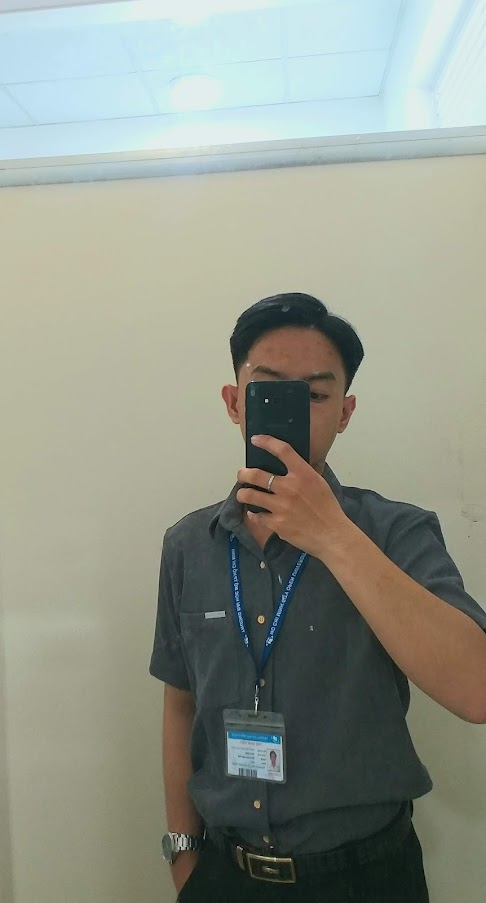
#> input picture DL/OpenCV/Module1/img/img1.jpg, 486 x 903 px, found by its file name
$ python 12.Backprojection.py
#> lines starting #> are read from the running program, lines starting #| are printed output that depends on the picture; after the words box and inside, x2 and y2 are one past the last pixel; in counts of white or black regions, pixels touching at a corner belong together
import numpy as np
import cv2 as cv


roi = cv.imread("D:/2-bai tap cua dev/PythonAI/AI/DL/OpenCV/Module1/img/img1.jpg")
#> roi is the input picture: shape (903, 486, 3); mean B, G, R 138, 149.9, 144.9
assert roi is not None, "file could not be read, check with os.path.exists()"
hsv = cv.cvtColor(roi, cv.COLOR_BGR2HSV)
#> hsv: shape (903, 486, 3); mean H, S, V 52.9, 46.2, 154.4


# calculating object histogram
roihist = cv.calcHist([hsv],[0, 1], None, [180, 256], [0, 180, 0, 256] )
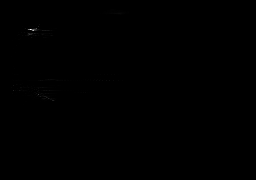
#> roihist: shape (180, 256) float32; min 0, max 19783, mean 9.5; drawn with min black and max white

# normalize histogram and apply backprojection
cv.normalize(roihist,roihist,0,255,cv.NORM_MINMAX)
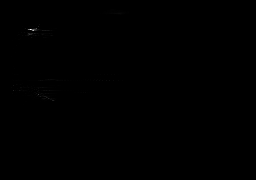
#> roihist: shape (180, 256) float32; 16.46% of pixels changed, all inside (x1, y1, x2, y2) = (0, 0, 256, 178)
dst = cv.calcBackProject([hsv],[0,1],roihist,[0,180,0,256],1)
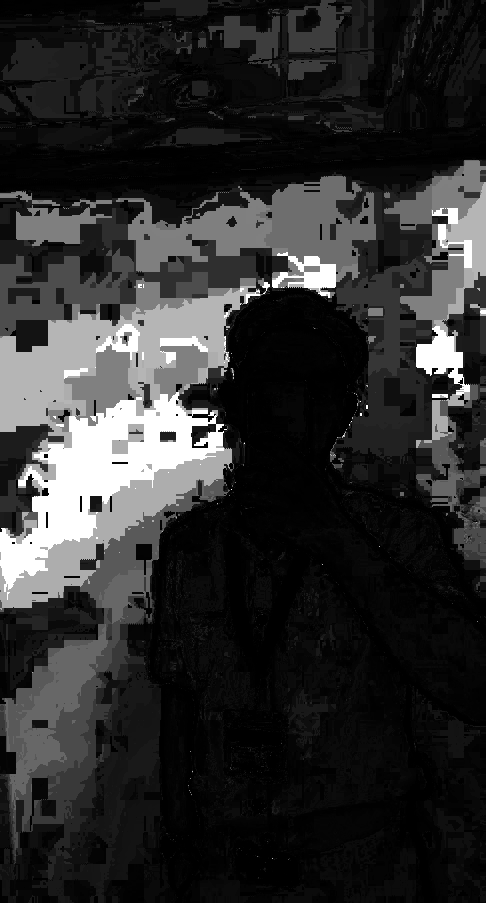
#> dst: shape (903, 486); min 0, max 255, mean 45.3

# Now convolute with circular disc
disc = cv.getStructuringElement(cv.MORPH_ELLIPSE,(5,5))
cv.filter2D(dst,-1,disc,dst)
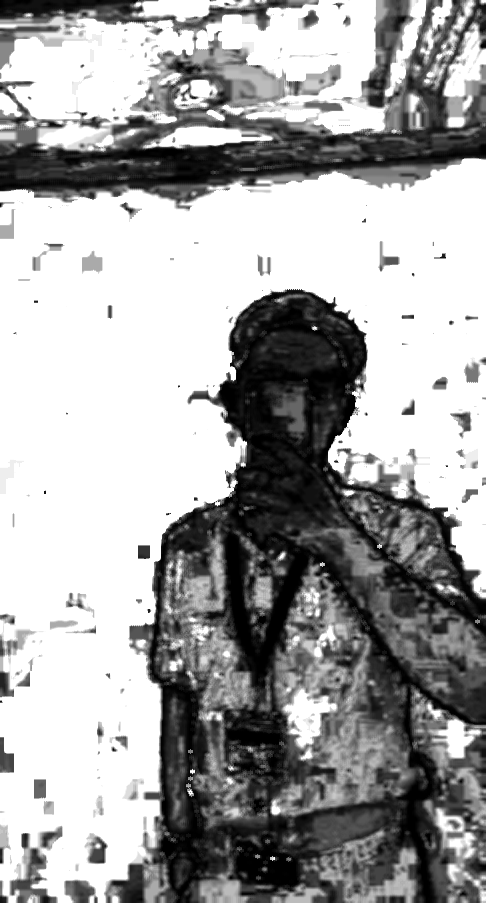
#> dst: shape (903, 486); min 0, max 255, mean 164.8

# threshold and binary AND
ret,thresh = cv.threshold(dst,50,255,0)
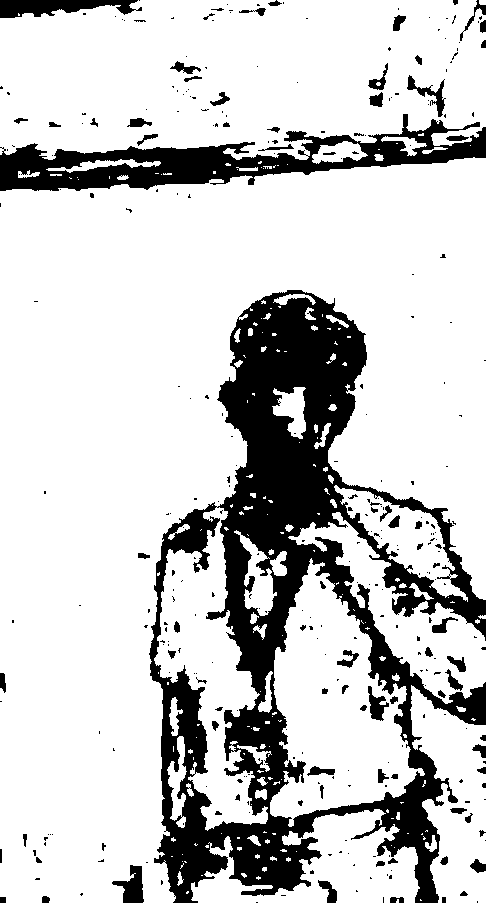
#> thresh: shape (903, 486); 79.5% white; 335 black regions (250 under 20 px), largest, box (x1, y1, x2, y2) and area: (149, 290, 486, 903) 67517, (0, 114, 486, 191) 13465, (0, 0, 142, 18) 1610
thresh = cv.merge((thresh,thresh,thresh))
res = cv.bitwise_and(hsv,thresh)
#> res: shape (903, 486, 3); mean H, S, V 40.9, 32.4, 131.3
res = np.vstack((hsv,thresh,res))
#> res: shape (2709, 486, 3); mean H, S, V 98.8, 93.8, 162.8

cv.imshow("test", res)
cv.waitKey(0)
cv.destroyAllWindows()

$ run again, with DL/OpenCV/Module1/img/img2.jpg copied over DL/OpenCV/Module1/img/img1.jpg
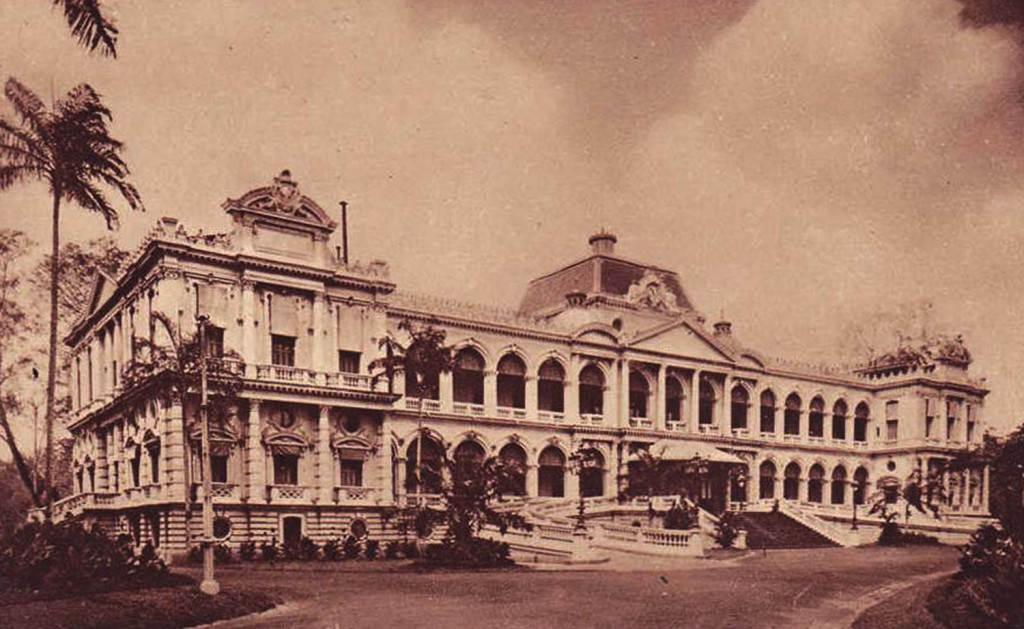
#> input picture DL/OpenCV/Module1/img/img2.jpg, 1024 x 629 px, found by its file name
#> roi is the input picture: shape (629, 1024, 3); mean B, G, R 105.6, 122.1, 161.7
#> hsv: shape (629, 1024, 3); mean H, S, V 27.2, 94.8, 161.7
#> `cv.filter2D(dst,-1,disc,dst)`:
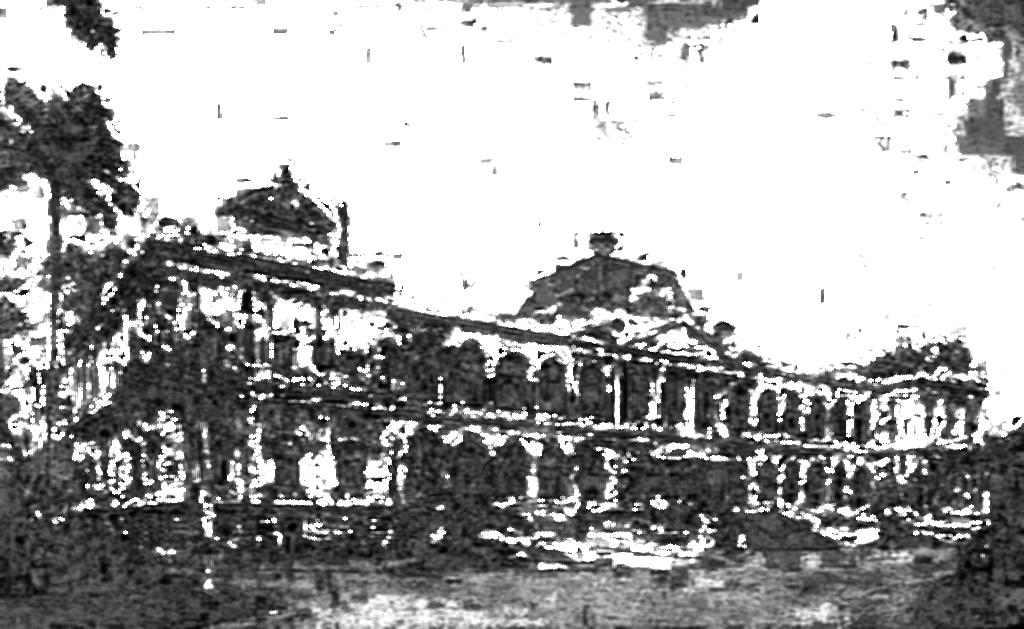
#> dst: shape (629, 1024); min 0, max 255, mean 166.7
#> `ret,thresh = cv.threshold(dst,50,255,0)`:
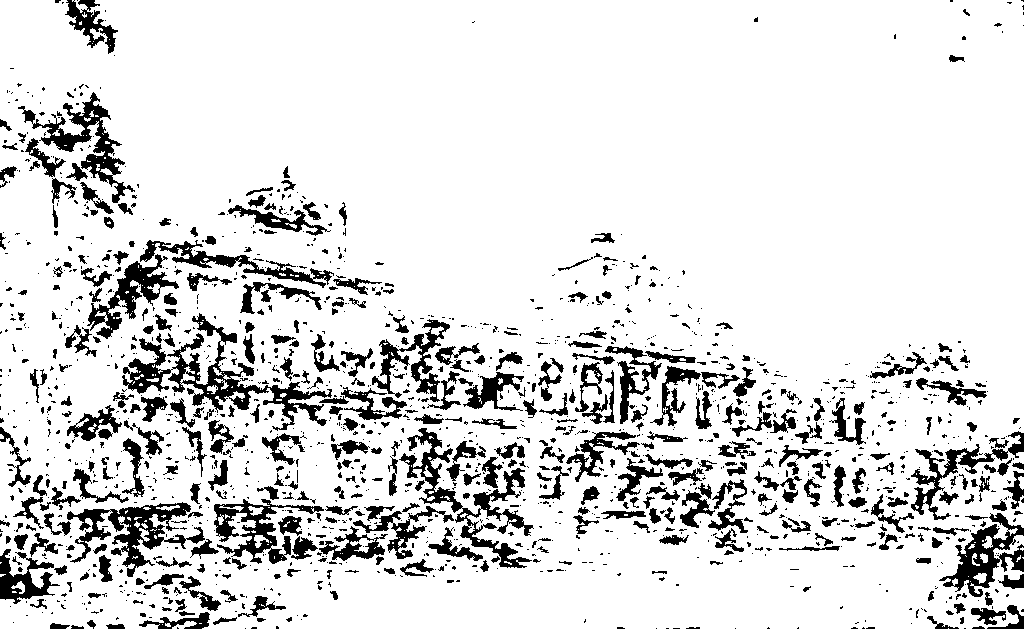
#> thresh: shape (629, 1024); 86.6% white; 1586 black regions (1146 under 20 px), largest, box (x1, y1, x2, y2) and area: (122, 313, 332, 431) 4921, (399, 428, 534, 568) 3540, (67, 502, 205, 577) 3242

$ run again, with DL/OpenCV/Module1/img/img3.jpg copied over DL/OpenCV/Module1/img/img1.jpg
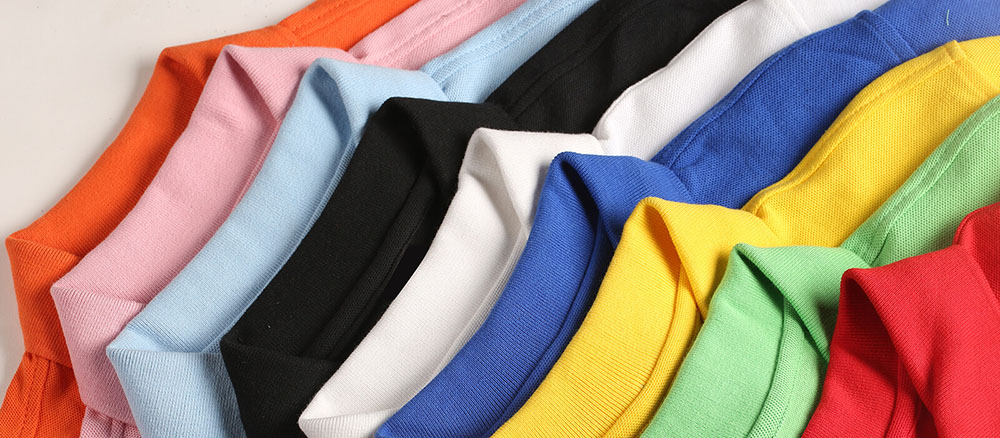
#> input picture DL/OpenCV/Module1/img/img3.jpg, 1000 x 438 px, found by its file name
#> roi is the input picture: shape (438, 1000, 3); mean B, G, R 124, 138.2, 161.6
#> hsv: shape (438, 1000, 3); mean H, S, V 69.6, 101.6, 182.9
#> `cv.filter2D(dst,-1,disc,dst)`:
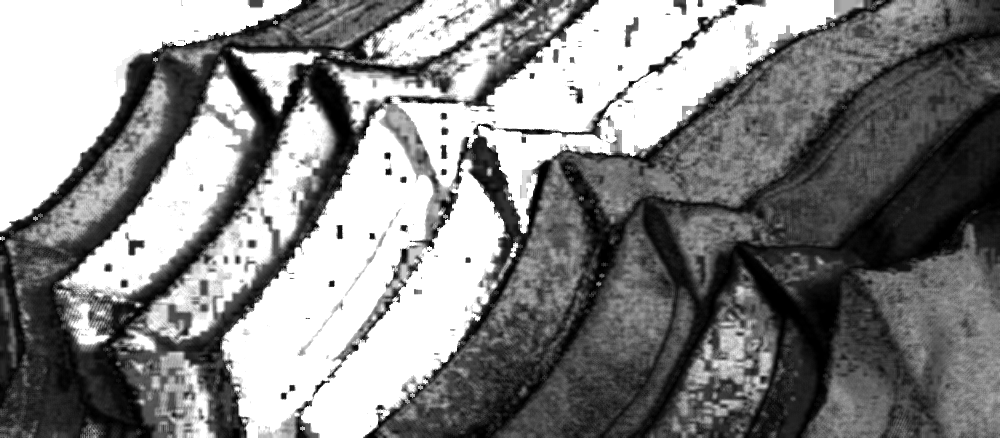
#> dst: shape (438, 1000); min 0, max 255, mean 132.8
#> `ret,thresh = cv.threshold(dst,50,255,0)`:
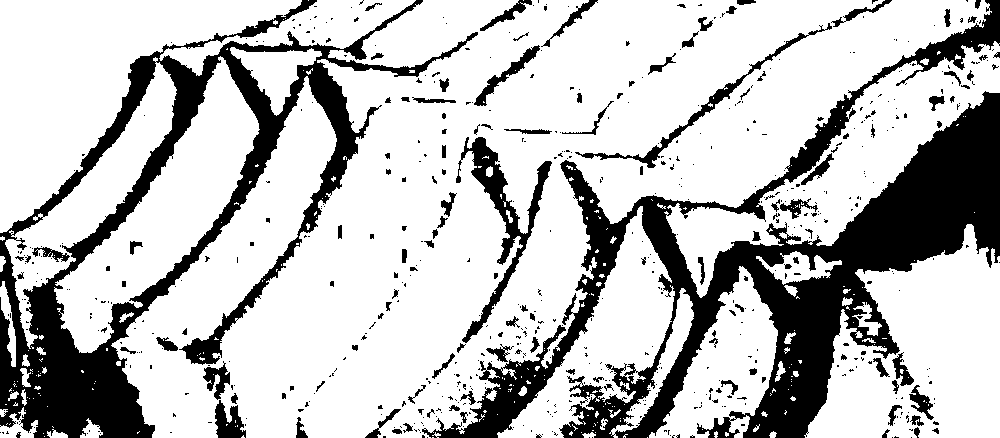
#> thresh: shape (438, 1000); 75% white; 617 black regions (498 under 20 px), largest, box (x1, y1, x2, y2) and area: (422, 0, 1000, 438) 55713, (0, 0, 478, 438) 36642, (456, 137, 552, 343) 3584

$ run again, with DL/OpenCV/Module1/img/img5.jpg copied over DL/OpenCV/Module1/img/img1.jpg
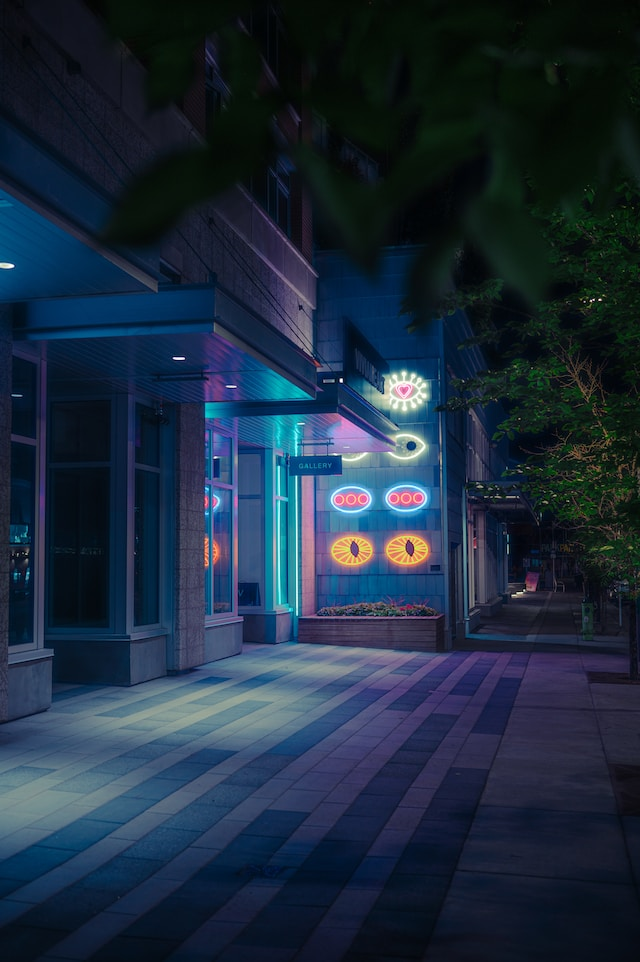
#> input picture DL/OpenCV/Module1/img/img5.jpg, 640 x 962 px, found by its file name
#> roi is the input picture: shape (962, 640, 3); mean B, G, R 61.1, 43.8, 28.3
#> hsv: shape (962, 640, 3); mean H, S, V 100.4, 157.4, 63.7
#> `roihist = cv.calcHist([hsv],[0, 1], None, [180, 256], [0, 180, 0, 256] )`:
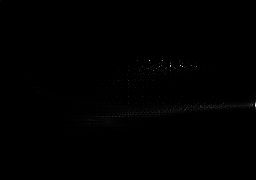
#> roihist: shape (180, 256) float32; min 0, max 5799, mean 13.4; drawn with min black and max white
#> `ret,thresh = cv.threshold(dst,50,255,0)`:
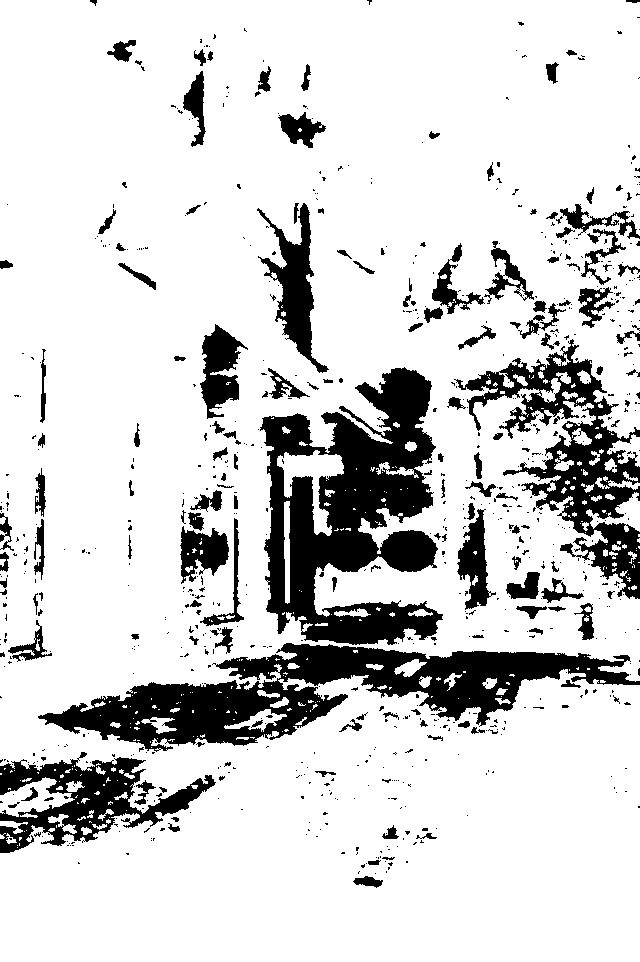
#> thresh: shape (962, 640); 83% white; 808 black regions (659 under 20 px), largest, box (x1, y1, x2, y2) and area: (260, 367, 443, 645) 27581, (38, 643, 640, 752) 24823, (454, 339, 640, 599) 13509
